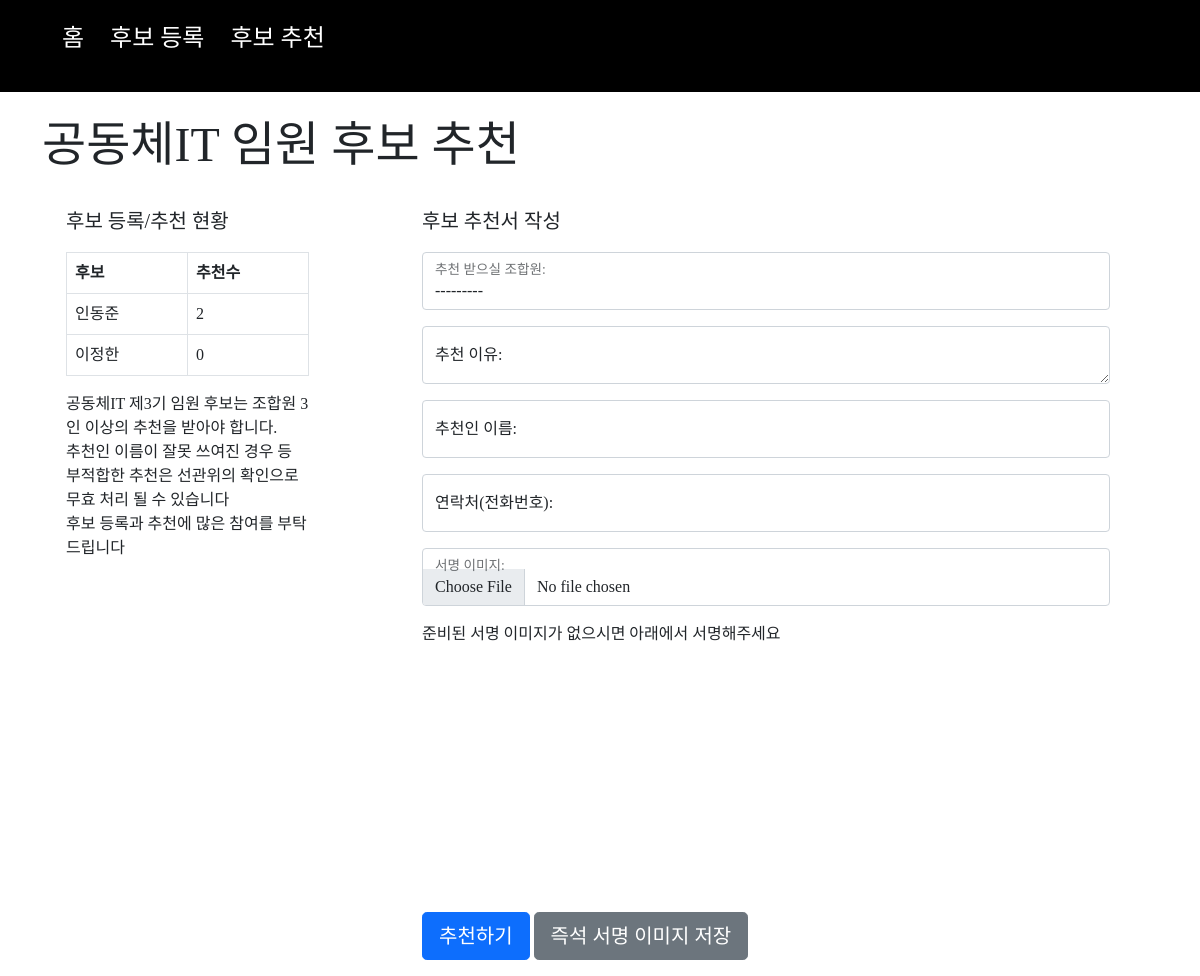
The app's page /candidates/recommend, older data.
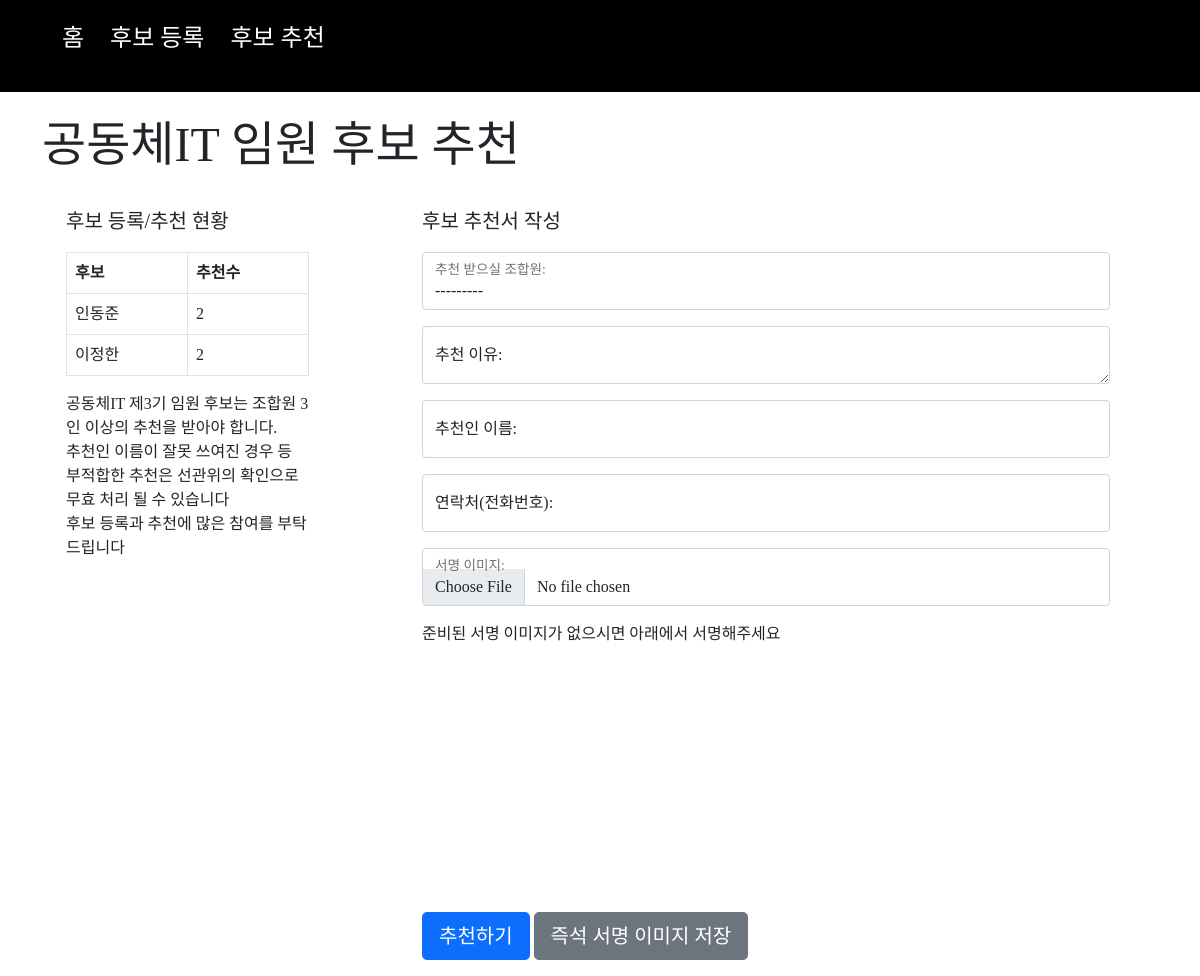
The same page, newer data.
### candidates/models.py (models this page shows)
class Candidate(models.Model):
    candidate_name = models.CharField(max_length=64)
    resident_number = models.CharField(max_length=16, null=False, blank=False)
    address = models.CharField(max_length=128, null=False, blank=False)
    type = models.CharField(max_length=12, null=False, blank=False)
    pledge = models.TextField(default='', null=False, blank=False)
    contact = models.CharField(max_length=64, null=False, blank=False)
    career1 = models.CharField(max_length=64, null=False, blank=False)
    career2 = models.CharField(default='', max_length=64, null=True, blank=True)
    signature = models.FileField(blank=True, null=True, upload_to="uploads/candidates/%Y/%m")
    available = models.CharField(max_length=12, null=True, blank=True, default='접수')
    recommendation_count = models.IntegerField(default=0)
    created_at = models.DateTimeField(auto_now_add=True, null=False)
    def __str__(self):
        return self.candidate_name

### candidates/views.py (the view)
# urls.py: path('recommend', views.recommend, name='recommend'),
def recommend(request):
    message = ''
    if request.method == 'POST':
        form = RecommendationForm(request.POST, request.FILES)
        if form.is_valid():
            recommendation = form.save(commit=False)
            if recommendation.is_over():
                message = recommendation.recommender + '님의 추천가능수를 초과했습니다. 앞의 추천을 변경하시려면 선관위에 문의해주세요'
            elif recommendation.is_exists():
                message = recommendation.recommender + '님은 ' + recommendation.candidate.candidate_name + ' 후보를 이미 추천하셨습니다. 앞의 추천을 변경하시려면 선관위에 문의해주세요'
            else:
                recommendation.created_at = timezone.now()
                image_data = request.POST.get('new_signature_img', '')
                if not recommendation.signature:
                    if image_data != '':
                        filepath = getattr(settings, 'MEDIA_ROOT', None)
                        filename = filepath + '/' + 'new_sign_' + recommendation.recommender + '.png'
                        image_data = image_data[22:]
                        new_signature = open(filename, 'wb')
                        new_signature.write(base64.b64decode(image_data))
                        new_signature.close()
                        recommendation.signature = filename
                recommendation.save()
                message = recommendation.candidate.candidate_name + '님이 추천되었습니다.'
            form = RecommendationForm(initial={'recommender': recommendation.recommender, 'contact': recommendation.contact})
        else:
            message = '후보 추천에 실패했습니다. 다시 확인해주세요'
    else:
        form = RecommendationForm()
    candidates = Candidate.objects.all
    context = { 'form': form, 'message': message, 'candidates': candidates }
    return render(request, 'candidates/recommend.html', context)

### templates/candidates/recommend.html (shortened to what this page needs)
{% extends "layouts/layout.html" %}
{% block head_add %}
  <link href="/static/css/literallycanvas.css?{% now "U" %}" rel="stylesheet">
{% endblock %}
{% block content %}
<br>
<h1 class="display-5">공동체IT 임원 후보 추천</h1>
<br>
<div class="container row">
  <div class="col-sm-3">
    <p class="lead">후보 등록/추천 현황</p>
    <table class="table table-bordered">
      <tr>
        <th>후보</th><th>추천수</th>
      </tr>
      {% for candidate in candidates %}
      <tr>
        <td>{{ candidate }}</td><td>{{ candidate.recommendation_count }}</td>
      </tr>
      {% empty %}
      <tr>
        <td colspan="2">아직 등록한 후보자가 없습니다</td>
      </tr>
      {% endfor %}
    </table>
    <p>
      공동체IT 제3기 임원 후보는 조합원 3인 이상의 추천을 받아야 합니다. <br>
      추천인 이름이 잘못 쓰여진 경우 등 부적합한 추천은 선관위의 확인으로 무효 처리 될 수 있습니다
      <br>
      후보 등록과 추천에 많은 참여를 부탁드립니다</p>
  </div>
  <div class="col-sm-1"></div>
  <div class="col-sm-8">
    <p class="lead">후보 추천서 작성</p>
    <form id="recommendation_form" action="" class="form-horizontal" method="post" enctype="multipart/form-data">
      {% for field in form %}
      <div class="mb-3 form-floating">
        {{ field }}
        <label for="id_{{ field.name }}">{{ field.label_tag }}</label>
      </div>
      {% endfor %}
      <p>준비된 서명 이미지가 없으시면 아래에서 서명해주세요</p>
      <div class="new_signature"></div>
      <p>
        <button type="submit" id="recommend" class="btn btn-lg btn-primary">추천하기</button>
        <a download="sign.png" id="export_new_sign" class="btn btn-lg btn-secondary">즉석 서명 이미지 저장</a>
      </p>
    </form>
  </div>
</div>
{% endblock %}

Row changes from the older to the newer data that the page shows:
changed Candidate "이정한": recommendation_count "0" → "2"
